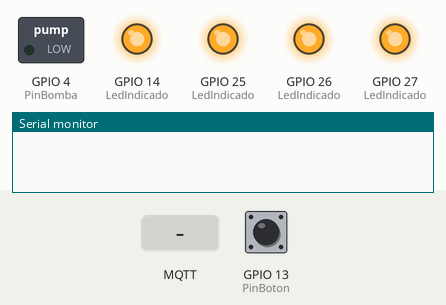
Recording of a sketch running on a simulated ESP32. Parts: switched loads named in the sketch (green lamp = pin HIGH), output pins drawn as LEDs (lit = HIGH), the last lines printed to the serial monitor. Dashed ring = blinking. The test bench sets the inputs (shaded band); at power-on: GPIO 13 (PinBoton) HIGH. WiFi joins after 1.5 s; servers stay silent unless stated; no MQTT or app messages arrive unless stated.

Above: at 0.1 s.
At 3.13 s:
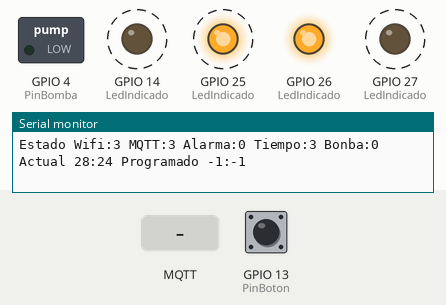
3.3 s: GPIO 13 (PinBoton) pulled LOW for 0.15 s
6.3 s: MQTT message "1" arrives on the first subscribed topic
At 8.13 s:
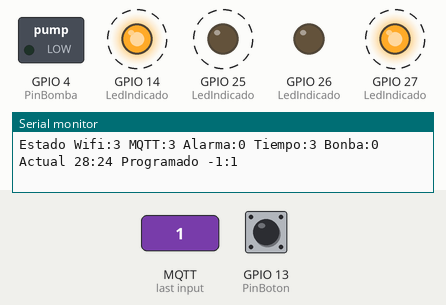
9.3 s: MQTT message "on" arrives on the first subscribed topic
12.3 s: MQTT message "off" arrives on the first subscribed topic
Timing chart, 0 to 16.3 s (numbered marks = the images above; inputs shaded):
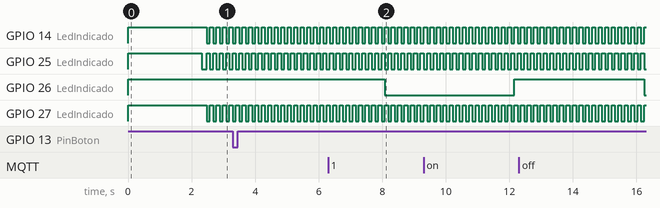

Measured:
- by itself, GPIO 14 (LedIndicado), GPIO 25 (LedIndicado), GPIO 27 (LedIndicado): alternates HIGH for 0.10 s and LOW for 0.10 s

The sketch:

DespertadorInteligente_Arduino.ino
```cpp
#include <PubSubClient.h>
#include <WiFiUdp.h>

#ifdef ESP8266
#include <ESP8266WiFi.h>
#include <ESP8266WiFiMulti.h>
ESP8266WiFiMulti wifiMulti;
#else
#include <WiFi.h>
#include <WiFiMulti.h>
WiFiMulti wifiMulti;
#endif

WiFiClient espClient;
PubSubClient client(espClient);

int PinBomba = 4;
#define ActivaMensaje 1
#define ActivaRTC 2

int EstadoBomba = 0;//0 Apagada 1 Encendida
int PinBoton = 13;

#define NoConfigurado 0
#define Configurado 1
#define Desconectado 2
#define Conectado 3
#define Error 4

#define Wifi 0
#define Alarma 1
#define MQTT 2
#define Tiempo 3

#define CantidadIndicadores 4

#define LedRojo 25
#define LedAmarillo 26
#define LedBlanco 27
#define LedAzul 14

unsigned int LedIndicado[CantidadIndicadores] = {LedRojo, LedAmarillo, LedBlanco, LedAzul};
boolean EstadoLed[CantidadIndicadores] = {true, true, true, true};
unsigned int Estado[CantidadIndicadores] = { NoConfigurado, NoConfigurado, NoConfigurado, NoConfigurado };
unsigned long TiempoUltimo[CantidadIndicadores] = {0, 0, 0, 0};
unsigned long TiempoIntervalo[CantidadIndicadores] = {500, 500, 500, 500};

void setup() {
  for (int i = 0; i < CantidadIndicadores ; i++) {
    pinMode(LedIndicado[i], OUTPUT);
    digitalWrite(LedIndicado[i], HIGH);
  }
  pinMode(PinBoton, INPUT);
  pinMode(PinBomba, OUTPUT);
  Serial.begin(115200);

  delay(500);
  Serial.println("\r\n");
  Serial.println("Inciando Sistema de Alarma Ingeligente");
  ConfigutarRedes();
}

void loop() {
  DepurarSerial();
  ActualizarLed();
  ActualizarWifi();
  ActualizarTiempo();
  ActualizarMQTT();
  ActualizarAlarma();
}

void DepurarSerial() {
  Serial.print("Estado Wifi:");
  Serial.print(Estado[Wifi]);
  Serial.print(" MQTT:");
  Serial.print(Estado[MQTT]);
  Serial.print(" Alarma:");
  Serial.print(Estado[Alarma]);
  Serial.print(" Tiempo:");
  Serial.print(Estado[Tiempo]);
  Serial.print(" Bonba:" );
  Serial.print(ObtenerBonba());
  Serial.print(" Actual ");
  Serial.print(ActualHora());
  Serial.print(":");
  Serial.print(ActualMinuto());
  Serial.print(" Programado ");
  Serial.print(AlarmaHora());
  Serial.print(":");
  Serial.print( AlarmaMinuto());
  Serial.println();
  delay(100);
}

void ActualizarLed() {
  for (int i = 0; i < CantidadIndicadores ; i++) {
    switch (Estado[i]) {
      case NoConfigurado:
        TiempoIntervalo[i] = 4000;
        break;
      case Configurado:
        TiempoIntervalo[i] = 2000;
        break;
      case Desconectado:
        TiempoIntervalo[i] = 500;
        break;
      case Conectado:
        TiempoIntervalo[i] = 100;
        break;
      case Error:
        TiempoIntervalo[i] = 7000;
        break;
    }
    CambiarLed(i);
  }
}

void CambiarLed(int i) {
  if (millis() > TiempoUltimo[i] + TiempoIntervalo[i] ) {
    TiempoUltimo[i] = millis();
    EstadoLed[i] = !EstadoLed[i];
    if ( EstadoLed[i]) {
      digitalWrite(LedIndicado[i], 0);
    }
    else {
      digitalWrite(LedIndicado[i], 1);
    }
  }
}
```

Alarma.ino
```cpp
int TiempoBonbaActiva = 60;

boolean EstadoAlarma = false;
boolean EstadoBonba = false;
int HoraAlarma = -1;
int MinutoAlarma = -1;

int HoraActual = -1;
int MinutoActual = -1;
long TiempoBonba = 0;

boolean ObtenerAlarma() {
  return EstadoAlarma;
}

void CambiarAlarma(boolean E) {
  if (E) {
    Estado[Alarma] = Conectado;
  }
  else {
    Estado[Alarma] = NoConfigurado;
  }
  EstadoAlarma = E;
}

void CambiarAlarmaHora(int Hora) {
  HoraAlarma = Hora;
  //Serial.print("Actualizando hora Alarma a ");
  //Serial.println(HoraAlarma);
}

int AlarmaHora() {
  return HoraAlarma;
}

void CambiarAlarmaMinuto(int Minuto) {
  MinutoAlarma = Minuto;
  //Serial.print("Actualizando minuto Alarma a ");
  //Serial.println(MinutoAlarma);
}

int AlarmaMinuto() {
  return MinutoAlarma;
}

void CambiarActualHora(int Hora) {
  HoraActual = Hora;
}

int ActualHora() {
  return HoraActual;
}

void CambiarActualMinuto(int Minuto) {
  MinutoActual = Minuto;
}

int ActualMinuto() {
  return MinutoActual;
}

void CambiarBonba(boolean Estado) {
  if (Estado) {
    TiempoBonba = millis();
    digitalWrite(PinBomba, 1);
  }
  else {
    digitalWrite(PinBomba, 0);
  }
  EstadoBonba = Estado;
}

boolean ObtenerBonba() {
  return EstadoBonba;
}

void ActualizarAlarma() {
  if (digitalRead(PinBoton) == LOW) {
    digitalWrite(PinBomba, 0);
    Serial.println("Apagnado Alarma");
    while (digitalRead(PinBoton) == 1) {
      delay(100);
    }
    EstadoBonba = false;
  }

  if (EstadoAlarma) {
    if (HoraAlarma != -1 && MinutoAlarma != -1) {
      if (HoraAlarma == HoraActual) {
        if (MinutoActual == MinutoAlarma) {
          EstadoBonba = true;
          Serial.println("Hora de levantarse :) ");
          digitalWrite(PinBomba, 1);
          TiempoBonba = millis();
        }
      }
    }
  }

  if (EstadoBonba) {
    if (millis() - TiempoBonba > 1000 * TiempoBonbaActiva) {
      EstadoBonba = false;
      Serial.println("Sistema AutoApagado");
      digitalWrite(PinBomba, 0);
    }
  }
}
```

Tiempo.ino
```cpp
unsigned long intervalNTP = 60000; // Request NTP time every minute
unsigned long prevNTP = 0;
unsigned long lastNTPResponse = millis();
uint32_t timeUNIX = 0;
unsigned long prevActualTime = 0;

WiFiUDP UDP;
IPAddress timeServerIP;
const char* NTPServerName = "0.north-america.pool.ntp.org";
const int NTP_PACKET_SIZE = 48;
byte NTPBuffer[NTP_PACKET_SIZE];
int Diferente = 18;

void ConfigurarTiempo() {
  if (Estado[Wifi] >= Conectado && Estado[Tiempo] == NoConfigurado) {
    Serial.println("Condigurarando Tiempo UDP");
    startUDP();
    if (!WiFi.hostByName(NTPServerName, timeServerIP)) { // Get the IP address of the NTP server
      Serial.println("DNS lookup failed. Rebooting.");
      Serial.flush();
      Estado[Tiempo] = Error;
      //ESP.reset();
    }
    Serial.print("IP del Servidor Tiempo IP:\t");
    Serial.println(timeServerIP);

    Serial.println("Enciando solisitud de NTP ...");
    sendNTPpacket(timeServerIP);
    Estado[Tiempo] = Configurado;
  }
}

void startUDP() {
  Serial.println("Empezando UDP");
  UDP.begin(123);
}

uint32_t getTime() {
  if (UDP.parsePacket() == 0) { // If there's no response (yet)
    return 0;
  }
  UDP.read(NTPBuffer, NTP_PACKET_SIZE); // read the packet into the buffer
  // Combine the 4 timestamp bytes into one 32-bit number
  uint32_t NTPTime = (NTPBuffer[40] << 24) | (NTPBuffer[41] << 16) | (NTPBuffer[42] << 8) | NTPBuffer[43];
  // Convert NTP time to a UNIX timestamp:
  // Unix time starts on Jan 1 1970. That's 2208988800 seconds in NTP time:
  const uint32_t seventyYears = 2208988800UL;
  // subtract seventy years:
  uint32_t UNIXTime = NTPTime - seventyYears;
  return UNIXTime;
}

void sendNTPpacket(IPAddress& address) {
  memset(NTPBuffer, 0, NTP_PACKET_SIZE);
  NTPBuffer[0] = 0b11100011;
  UDP.beginPacket(address, 123);
  UDP.write(NTPBuffer, NTP_PACKET_SIZE);
  UDP.endPacket();
  delay(100);
}

void ActualizarTiempo() {
  if (Estado[Tiempo] == NoConfigurado) {
    ConfigurarTiempo();
  }
  else if (Estado[Tiempo] >= Configurado) {
    unsigned long currentMillis = millis();

    if (currentMillis - prevNTP > intervalNTP) { // If a minute has passed since last NTP request
      prevNTP = currentMillis;
      Serial.println("\r\nSending NTP request ...");
      sendNTPpacket(timeServerIP);               // Send an NTP request
    }

    uint32_t time = getTime();                   // Check if an NTP response has arrived and get the (UNIX) time
    if (time) {                                  // If a new timestamp has been received
      timeUNIX = time;
      Serial.print("NTP response:\t");
      Serial.println(timeUNIX);
      lastNTPResponse = currentMillis;
    } else if ((currentMillis - lastNTPResponse) > 6000 * 60 * 5) {
      Serial.println("More than 1 hour since last NTP response. Rebooting.");
      Serial.flush();
      ESP.restart();
    }

    uint32_t actualTime = timeUNIX + (currentMillis - lastNTPResponse) / 1000;
    if (actualTime != prevActualTime && timeUNIX != 0) { // If a second has passed since last print

      CambiarActualHora(getHours(actualTime));
      CambiarActualMinuto(getMinutes(actualTime));

      prevActualTime = actualTime;
      Estado[Tiempo] = Conectado;
     }
  }
}

inline int getSeconds(uint32_t UNIXTime) {
  return UNIXTime % 60;
}

inline int getMinutes(uint32_t UNIXTime) {
  return UNIXTime / 60 % 60;
}

inline int getHours(uint32_t UNIXTime) {
  int D = UNIXTime / 3600 % 24;
  D = D + Diferente;
  if (D < 0) {
    D = 24 + D;
  }
  return D;
}
```

Wifi.ino
```cpp
void ConfigutarRedes() {
  wifiMulti.addAP("ALSW", "2526-4897");
  wifiMulti.addAP("ALSW2", "7210-3607");
  wifiMulti.addAP("G-WIFI", "Medicina009");
  if (wifiMulti.run() == WL_CONNECTED) {
    Serial.println("\r\n");
    Serial.println("Sistema Conectado a Wifi");
    Serial.print("Conectado SSID: ");
    Serial.print(WiFi.SSID());
    Serial.print(" IP: ");
    Serial.print(WiFi.localIP());
    Serial.println("\r\n");
    Estado[Wifi] = Conectado;
  }
  else {
    Estado[Wifi] = Desconectado;
  }
}

void ActualizarWifi() {
  if (wifiMulti.run() != WL_CONNECTED) {
    Estado[Wifi] = Desconectado;
    Estado[MQTT] = NoConfigurado;
    Estado[Tiempo] = NoConfigurado;
    Serial.println("Sin Wifi");
  }
  if (Estado[Wifi] == Desconectado) {
    Serial.println("\r\n");
    Serial.println("Sistema Conectado a Wifi");
    Serial.print("Conectado SSID: ");
    Serial.print(WiFi.SSID());
    Serial.print(" IP: ");
    Serial.print(WiFi.localIP());
    Serial.println("\r\n");
    Estado[Wifi] = Conectado;
  }
}
```

mqtt.ino
```cpp
const char* mqtt_server = "broker.mqtt-dashboard.com";

long TiempoActual = 0;
long FrecuenciaMensaje = 1000;
char Mensaje[50];
int value = 0;

void ConfigutarMQTT() {
  if (Estado[MQTT] == NoConfigurado) {
    Serial.println("Condigurar MQTT");
    client.setServer(mqtt_server, 1883);
    client.setCallback(callback);
    Estado[MQTT] = Configurado;
  }
}

void ActualizarMQTT() {
  if (Estado[MQTT] == NoConfigurado) {
    ConfigutarMQTT();
  }
  else if (Estado[Wifi] == Conectado && Estado[MQTT] >= Configurado) {
    if (!client.connected()) {
      Serial.print("Atentando Conectar MQTT....");
      if (client.connect("ALSWAlarmaInteligente")) {
        Serial.println("Conectado :D");
        client.subscribe("ALSWAlarmaMinuto");
        client.subscribe("ALSWAlarmaHora");
        client.subscribe("ALSWAlarmaEstado");
        client.subscribe("ALSWAlarmaBonba");
        Estado[MQTT] = Conectado;
      } else {
        Serial.print("Error, rc=");
        Serial.println(client.state());
        Estado[MQTT] = Desconectado;
      }
    } else if (Estado[MQTT] == Conectado) {
      client.loop();
      if (TiempoActual + FrecuenciaMensaje  < millis()) {
        TiempoActual = millis();
        int AlarmaEstado = 0;
        int BonbaEstado = 0;
        if (Estado[Alarma] == Conectado ) {
          AlarmaEstado = 1;
        }
        if (ObtenerBonba()) {
          BonbaEstado = 1;
        }
        snprintf (Mensaje, 75, "Alarma:%ld Bonba:%ld ", AlarmaEstado, BonbaEstado);
        //Serial.println("Avisando a MQTT estar vivo");
        client.publish("ALSWAlarmaVivo", Mensaje);
      }
    }
  }
}

void callback(char* topic, byte* payload, unsigned int length) {
  Serial.print("Mensaje Recivido [");
  Serial.print(topic);
  Serial.print("] ");
  for (int i = 0; i < length; i++) {
    Serial.print((char)payload[i]);
  }
  Serial.println();


  if (strcmp ("ALSWAlarmaHora", topic) == 0) {
    char HoraMQTT[3] = {' ', ' ', ' '};
    HoraMQTT[0] = (char)payload[0];
    if (length > 0) {
      HoraMQTT[1] = (char)payload[1];
    }
    CambiarAlarmaHora(atoi(HoraMQTT));
  }
  else if (strcmp ("ALSWAlarmaMinuto", topic) == 0) {
    char MinutoMQTT[3] = {' ', ' ', ' '};
    MinutoMQTT[0] = (char)payload[0];
    if (length > 0) {
      MinutoMQTT[1] = (char)payload[1];
    }
    CambiarAlarmaMinuto(atoi(MinutoMQTT));
  }
  else if (strcmp ("ALSWAlarmaEstado", topic) == 0) {
    if ((char)payload[0] == '1') {
      CambiarAlarma(true);
    }
    else if ((char)payload[0] == '0') {
      CambiarAlarma(false);
    }
  }
  else if (strcmp ("ALSWAlarmaBonba", topic) == 0) {
    if ((char)payload[0] == '1') {
      CambiarBonba(true);
    }
    else if ((char)payload[0] == '0') {
      CambiarBonba(false);
    }
  }
}
```
